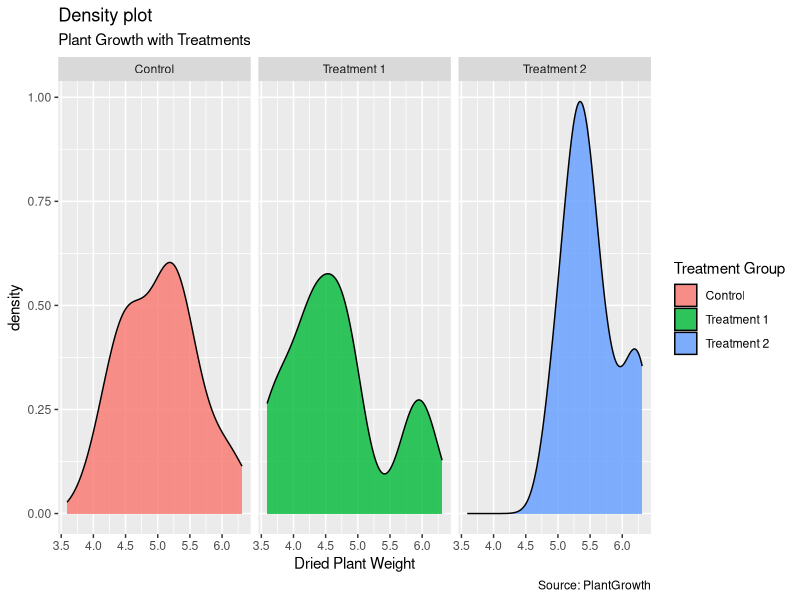
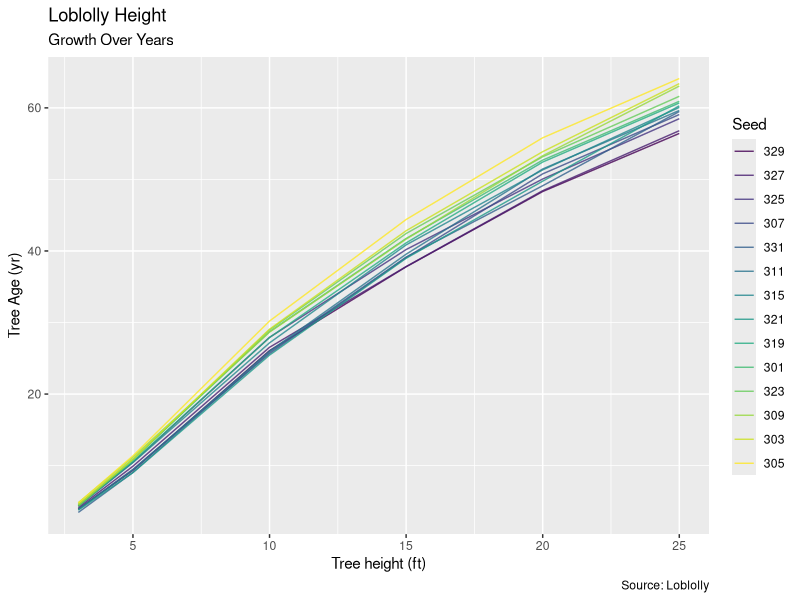
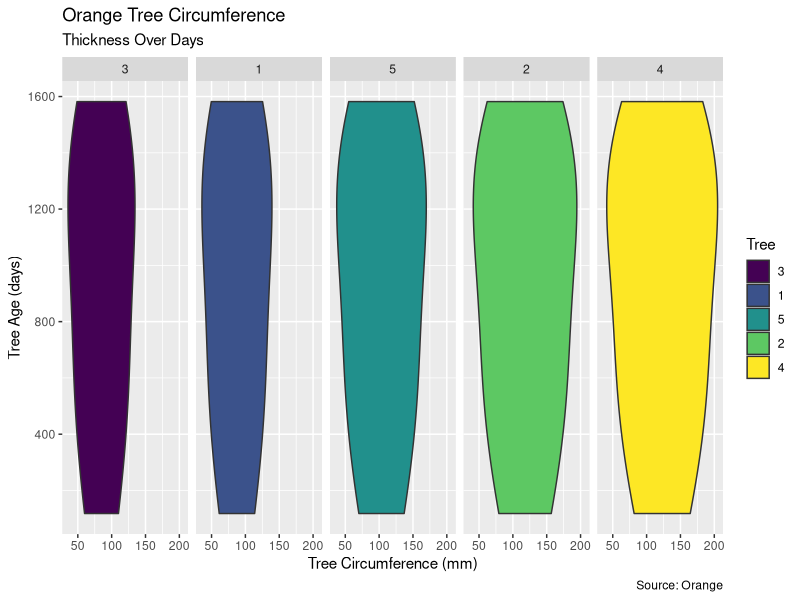
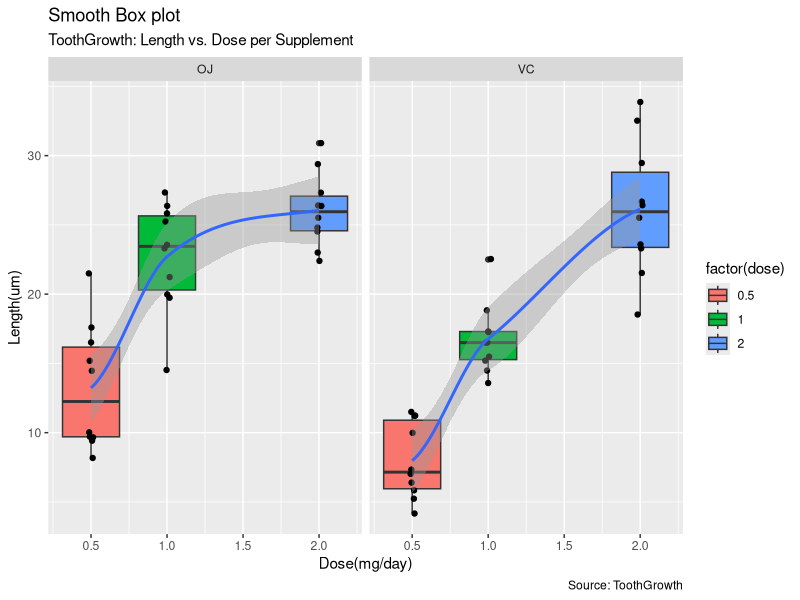

The R script that drew these images, in order:
## ---- chunk 1
knitr::opts_chunk$set(echo = TRUE)
library(tidyverse)
## ---- chunk 2
g <- ggplot(PlantGrowth, aes(weight))
levels(g[["data"]][["group"]])[levels(g[["data"]][["group"]])=="ctrl"]<-"Control"
levels(g[["data"]][["group"]])[levels(g[["data"]][["group"]])=="trt1"]<-"Treatment 1"
levels(g[["data"]][["group"]])[levels(g[["data"]][["group"]])=="trt2"]<-"Treatment 2"
g + geom_density(aes(fill=factor(group)), alpha=0.8) + 
     labs(title="Density plot", 
          subtitle="Plant Growth with Treatments",
          caption="Source: PlantGrowth",
          x="Dried Plant Weight",
          fill="Treatment Group")+facet_wrap(~ group)
## ---- chunk 3
summary(PlantGrowth)
## ---- chunk 4
l <- ggplot(Loblolly, aes(age,height,color=Seed))
## ---- chunk 5
l + geom_line( alpha=0.8) + 
     labs(title="Loblolly Height", 
          subtitle="Growth Over Years",
          caption="Source: Loblolly", 
          x="Tree height (ft)",
          y="Tree Age (yr)")
## ---- chunk 6
summary(Loblolly)
## ---- chunk 7
o <- ggplot(Orange, aes(age,circumference,color=Tree))
## ---- chunk 8
ggplot(Orange, aes(circumference, age)) + 
   geom_violin(aes(fill = Tree)) + facet_grid(~Tree) + 
     labs(title="Orange Tree Circumference", 
          subtitle="Thickness Over Days",
          caption="Source: Orange", 
          y="Tree Age (days)",
          x="Tree Circumference (mm)")
## ---- chunk 9
summary(Orange)
## ---- chunk 10
t <- ggplot(ToothGrowth, aes(len,dose,color=supp))
## ---- chunk 11
t <- ggplot(ToothGrowth, aes(dose, len))
t + geom_boxplot(aes(fill=factor(dose))) +geom_jitter(width = .02)+ geom_smooth(aes(dose,len),fullrange = TRUE,position = "dodge") + facet_grid(~supp)+
   labs(title="Smooth Box plot", 
        subtitle="ToothGrowth: Length vs. Dose per Supplement",
        caption="Source: ToothGrowth",
        x="Dose(mg/day)",
        y="Length(um)")
## ---- chunk 12
summary(ToothGrowth)
